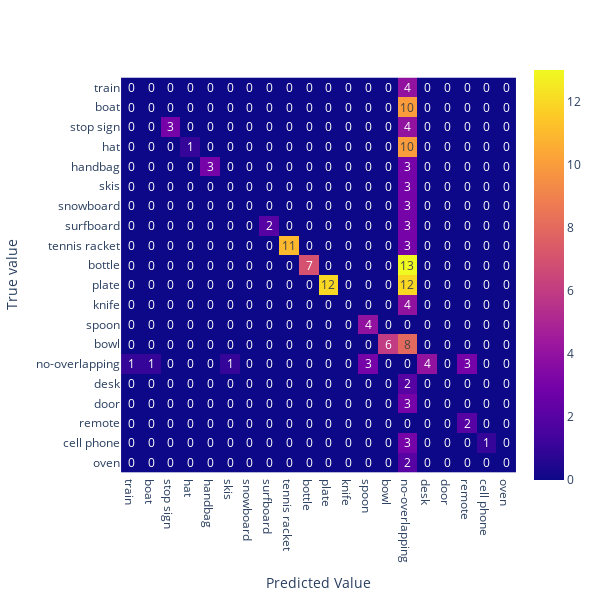

Write notebook code for a chart like this one.
### Markdown cell above
### Generate Data and Model <a name='generate'></a>

We generate a sample dataset of 128 images from the [COCO dataset](https://cocodataset.org/#home), and using the [YOLOv5 model](https://github.com/ultralytics/yolov5).

### Code cell
from deepchecks.vision.datasets.detection import coco
from deepchecks.vision.checks.performance import ConfusionMatrixReport

yolo = coco.load_model(pretrained=True)
train_ds = coco.load_dataset(object_type='VisionData')

check = ConfusionMatrixReport(categories_to_display=20)
check.run(train_ds, yolo)

### Figure 1 — Plotly figure (JSON) as saved in the notebook; plotly's stock layout.template omitted (floating-point values rounded to 4 significant figures; data arrays with more than 128 entries replaced by an {"elided": "..."} marker saying what was removed)
{"data": [{"coloraxis": "coloraxis", "hovertemplate": "x: %{x}<br>y: %{y}<br>color: %{z}<extra></extra>", "name": "0", "texttemplate": "%{z}", "type": "heatmap", "x": ["train", "boat", "stop sign", "hat", "handbag", "skis", "snowboard", "surfboard", "tennis racket", "bottle", "plate", "knife", "spoon", "bowl", "no-overlapping", "desk", "door", "remote", "cell phone", "oven"], "xaxis": "x", "y": ["train", "boat", "stop sign", "hat", "handbag", "skis", "snowboard", "surfboard", "tennis racket", "bottle", "plate", "knife", "spoon", "bowl", "no-overlapping", "desk", "door", "remote", "cell phone", "oven"], "yaxis": "y", "z": {"elided": "20x20 int values"}}], "layout": {"coloraxis": {"colorscale": [[0, "#0d0887"], [0.1111, "#46039f"], [0.2222, "#7201a8"], [0.3333, "#9c179e"], [0.4444, "#bd3786"], [0.5556, "#d8576b"], [0.6667, "#ed7953"], [0.7778, "#fb9f3a"], [0.8889, "#fdca26"], [1, "#f0f921"]]}, "height": 600, "margin": {"t": 60}, "width": 600, "xaxis": {"anchor": "y", "constrain": "domain", "domain": [0, 1], "scaleanchor": "y", "title": {"text": "Predicted Value"}, "type": "category"}, "yaxis": {"anchor": "x", "autorange": "reversed", "constrain": "domain", "domain": [0, 1], "title": {"text": "True value"}, "type": "category"}}}
